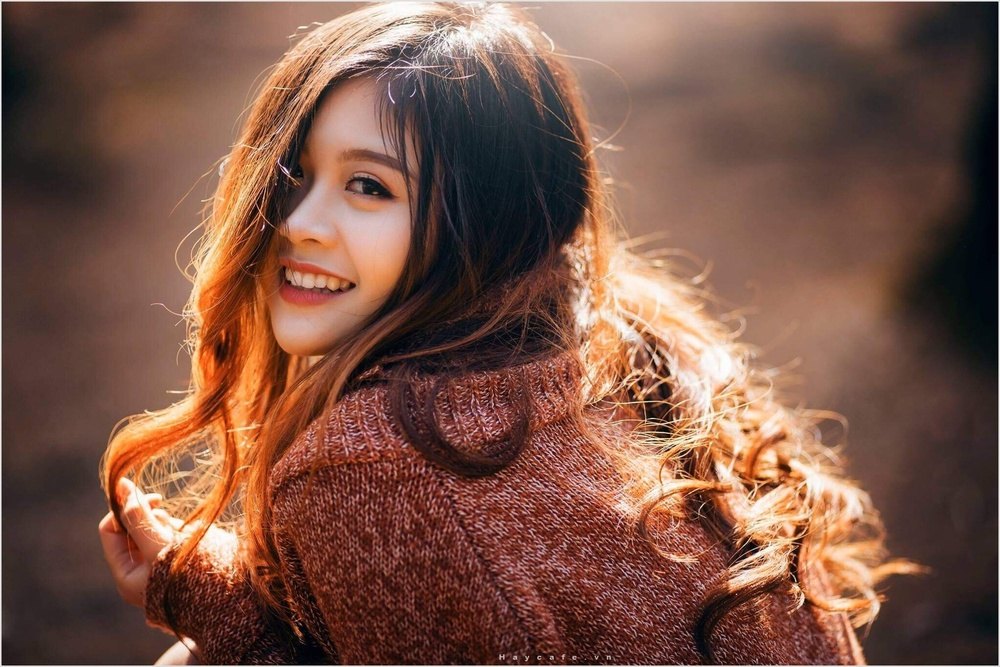
#> input picture xu ly anh/data/1.jpg, 1000 x 667 px, shrunk from 2052 x 1369 before the run, found by its file name; its folder holds 4 pictures in this run
$ python anhtoancanhall.py
#> lines starting #> are read from the running program, lines starting #| are printed output that depends on the picture
import cv2
import numpy as np
import os
#Đọc ảnh
#Để thực hiện nối nhiều ảnh thành 1 ảnh toàn cảnh
# Các ảnh cần nối được đặt trong 1 thư mục
duongdan='xu ly anh/data/'
#Kiểm tra thư mục có tồn tại không, nếu có lấy tất cả các file
if os.path.exists(duongdan):
    danhsachfile=os.listdir(duongdan)
    dsanh=[]
    #Lặp qua ds file và đọc các file ảnh
    for tenfile in danhsachfile:
        if tenfile.lower().endswith(('.jpg','.png','.jpeg','.bmp','.gif')):
            #đường dẫn đầy đủ đến file
            duongdanfile=os.path.join(duongdan,tenfile)
            #Đọc ảnh
            image=cv2.imread(duongdanfile)
#> image is the input picture: shape (667, 1000, 3); mean B, G, R 70.1, 84.4, 122.1
            if image is not None:
                dsanh.append(image)
    stitcher=cv2.Stitcher.create()
    status,panoimage=stitcher.stitch(dsanh)
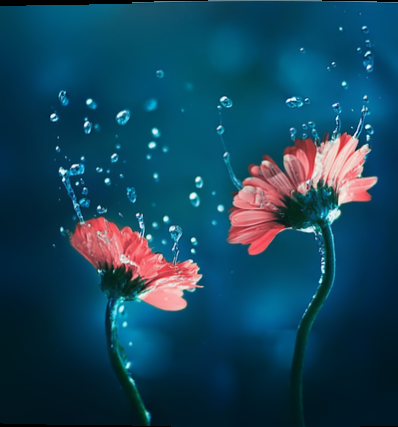
#> panoimage: shape (427, 398, 3); mean of channels 0, 1, 2 92.5, 69.4, 21.1; drawn as B, G, R

    if status!=cv2.Stitcher_OK:
        print('Khong the noi anh, loi: %d'%status)
    else:
        cv2.imwrite('data/panorama_kq.jpg',panoimage)
        print('Noi anh thanh cong')
        cv2.imshow('Anh toan canh',panoimage)
        cv2.waitKey()
        cv2.destroyAllWindows()
